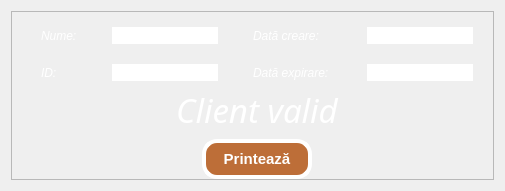
           <widget class="QWidget" name="ViewClientWidget">
            <layout class="QVBoxLayout" name="verticalLayout_13">
             <item>
              <widget class="QFrame" name="ClientViewFrame">
               <property name="styleSheet">
                <string notr="true">QLabel{
	font: 12pt &quot;Bahnschript&quot;;
	font-style: italic;
	color: white;
}

QLineEdit{
	border-right: none;
	border-top: none;
	border-left: none;
	border-bottom: 1px solid white;
}</string>
               </property>
               <property name="frameShape">
                <enum>QFrame::StyledPanel</enum>
               </property>
               <property name="frameShadow">
                <enum>QFrame::Raised</enum>
               </property>
               <layout class="QVBoxLayout" name="verticalLayout_14">
                <property name="topMargin">
                 <number>15</number>
                </property>
                <property name="rightMargin">
                 <number>0</number>
                </property>
                <property name="bottomMargin">
                 <number>0</number>
                </property>
                <item>
                 <layout class="QGridLayout" name="gridLayout_4">
                  <property name="leftMargin">
                   <number>20</number>
                  </property>
                  <property name="rightMargin">
                   <number>20</number>
                  </property>
                  <property name="horizontalSpacing">
                   <number>35</number>
                  </property>
                  <property name="verticalSpacing">
                   <number>20</number>
                  </property>
                  <item row="0" column="0">
                   <widget class="QLabel" name="NameLabel">
                    <property name="text">
                     <string>Nume:</string>
                    </property>
                   </widget>
                  </item>
                  <item row="0" column="1">
                   <widget class="QLineEdit" name="lineEdit">
                    <property name="styleSheet">
                     <string notr="true">	font: 12pt &quot;Bahnschript&quot;;
	font-style: italic;
	color: white;</string>
                    </property>
                    <property name="alignment">
                     <set>Qt::AlignCenter</set>
                    </property>
                   </widget>
                  </item>
                  <item row="0" column="2">
                   <widget class="QLabel" name="CreationDateLabel">
                    <property name="text">
                     <string>Dată creare: </string>
                    </property>
                   </widget>
                  </item>
                  <item row="0" column="3">
                   <widget class="QLineEdit" name="lineEdit_2">
                    <property name="styleSheet">
                     <string notr="true">	font: 12pt &quot;Bahnschript&quot;;
	font-style: italic;
	color: white;</string>
                    </property>
                    <property name="alignment">
                     <set>Qt::AlignCenter</set>
                    </property>
                   </widget>
                  </item>
                  <item row="1" column="0">
                   <widget class="QLabel" name="IdLabel">
                    <property name="text">
                     <string>ID:</string>
                    </property>
                   </widget>
                  </item>
                  <item row="1" column="1">
                   <widget class="QLineEdit" name="lineEdit_4">
                    <property name="styleSheet">
                     <string notr="true">	font: 12pt &quot;Bahnschript&quot;;
	font-style: italic;
	color: white;</string>
                    </property>
                    <property name="alignment">
                     <set>Qt::AlignCenter</set>
                    </property>
                   </widget>
                  </item>
                  <item row="1" column="2">
                   <widget class="QLabel" name="ExpirationDateLabel">
                    <property name="text">
                     <string>Dată expirare: </string>
                    </property>
                   </widget>
                  </item>
                  <item row="1" column="3">
                   <widget class="QLineEdit" name="lineEdit_3">
                    <property name="styleSheet">
                     <string notr="true">	font: 12pt &quot;Bahnschript&quot;;
	font-style: italic;
	color: white;</string>
                    </property>
                    <property name="alignment">
                     <set>Qt::AlignCenter</set>
                    </property>
                   </widget>
                  </item>
                 </layout>
                </item>
                <item>
                 <widget class="QLabel" name="Valid_InvalidLabel">
                  <property name="font">
                   <font>
                    <family>Bahnschript</family>
                    <pointsize>25</pointsize>
                    <weight>50</weight>
                    <italic>true</italic>
                    <bold>false</bold>
                   </font>
                  </property>
                  <property name="styleSheet">
                   <string notr="true">font: 25pt &quot;Bahnschript&quot;;
font-style: italic;
color: white;</string>
                  </property>
                  <property name="text">
                   <string>Client valid</string>
                  </property>
                  <property name="alignment">
                   <set>Qt::AlignCenter</set>
                  </property>
                 </widget>
                </item>
                <item alignment="Qt::AlignHCenter">
                 <widget class="QPushButton" name="PrintButton">
                  <property name="minimumSize">
                   <size>
                    <width>110</width>
                    <height>40</height>
                   </size>
                  </property>
                  <property name="font">
                   <font>
                    <pointsize>11</pointsize>
                    <weight>75</weight>
                    <bold>true</bold>
                   </font>
                  </property>
                  <property name="styleSheet">
                   <string notr="true">background-color: #bd6e38;
color: white;
border: 4px solid white;
border-radius: 15px;
</string>
                  </property>
                  <property name="text">
                   <string>  Printează  </string>
                  </property>
                 </widget>
                </item>
               </layout>
              </widget>
             </item>
            </layout>
           </widget>
